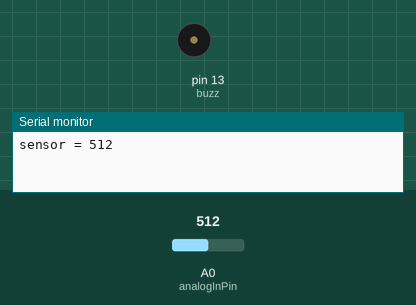
Bench run of a sketch on a simulated Arduino Uno, built with avr-gcc and run on an emulated ATmega328P. Parts: buzzer (waves = sounding, pin HIGH), the last lines printed to the serial monitor. The inputs (shaded band) are chosen by the test bench; at power-on: A0 (analogInPin) = 512.

Above: at 0.1 s.
At 0.6 s:
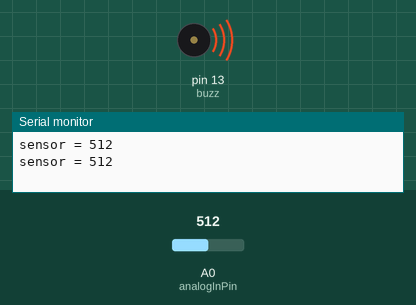
Timing chart, 0 to 2.1 s (numbered marks = the images above):
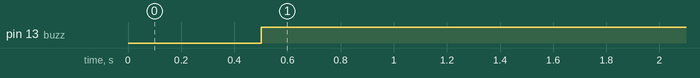

Measured:
- by itself, pin 13 (buzz): LOW → HIGH at 0.50 s

The sketch:

Fire_Alarm_Using_Arduino.ino
```cpp
int analogInPin = A0;  // Analog input pin that the potentiometer is attached to
int sensorValue = 0;        // value read from the pot

int buzz = 13;


void setup() {
  // initialize serial communications at 9600 bps:
  Serial.begin(9600);
  pinMode(buzz, OUTPUT);

}

void loop() {
  // read the analog in value:
  sensorValue = analogRead(analogInPin);


Serial.print("sensor = ");
Serial.println(sensorValue);


  delay(500);

  if(sensorValue<900)
  {
    digitalWrite(buzz,1);

  }
  else
  {
    digitalWrite(buzz,0);
  }


}
```
